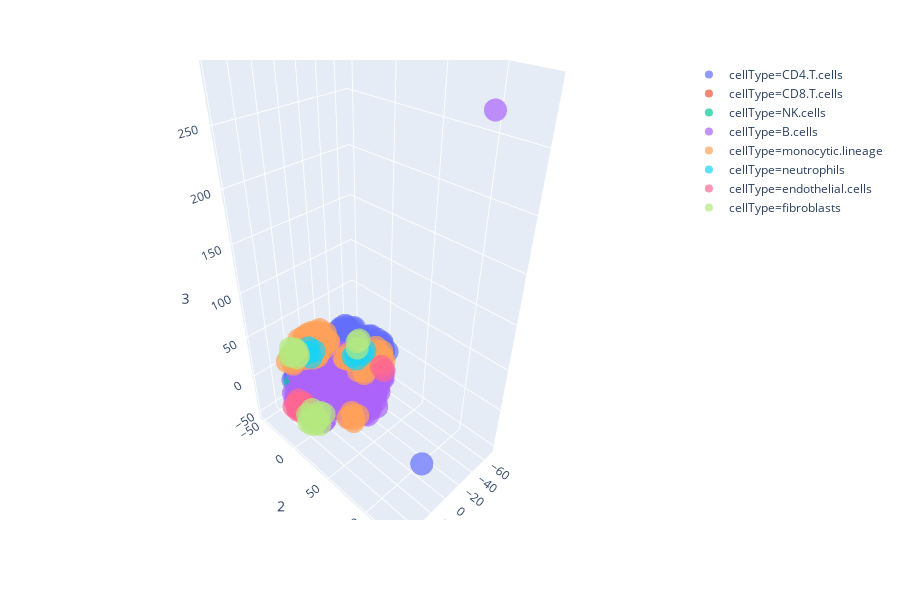

The notebook cell this image was saved under:
### Code cell
fig = px.scatter_3d(pd.concat([pd.DataFrame(tsne_results, columns=['1','2','3']),pd.Series(cellType_MAS5,name='cellType')],1),
                    x='1', y='2', z='3',
                    color='cellType', opacity=0.7)
fig.show()
